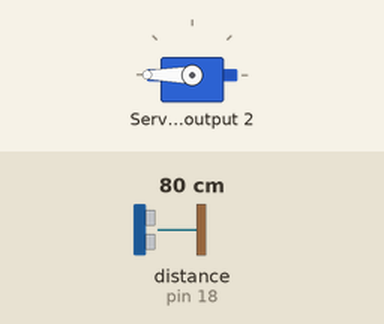
This program was run on a simulated Raspberry Pi (header pin numbers). Shown: servo. The inputs (shaded band) are chosen by the test bench; at power-on: distance to the obstacle (sensor on pin 18) 80 cm. The echo pulse lasts 58.3 µs per cm; servo angles are drawn from the pulse width (0.5 ms = 0°, 2.5 ms = 180°); the clock reads 2024-03-15 10:24:30 at power-on unless the program sets it; what the program prints to the terminal is not drawn. At 2.0 s the program stops and its outputs stay as they are.

Above: at 1.5 s.
At 2.0 s:
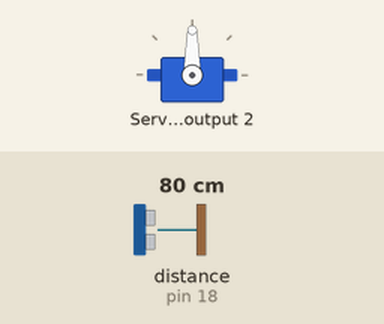
Timing chart, 0 to 3.5 s (numbered marks = the images above):
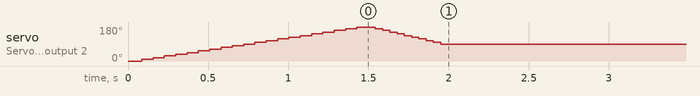

The program:

sweep_radar.py
```python
import RPi.GPIO as GPIO
import time
import os

GPIO.setmode(GPIO.BOARD)

TRIG = 22
ECHO = 18

GPIO.setup(TRIG,GPIO.OUT)
GPIO.setup(ECHO,GPIO.IN)

GPIO.output(TRIG, False)

#os.system("echo 2=50% > /dev/servoblaster")

for angle in range(0, 105, 5):
  os.system("echo 2=" + str(angle) + "% > /dev/servoblaster")
  time.sleep(0.05)

  GPIO.output(TRIG, True)
  time.sleep(0.00001)
  GPIO.output(TRIG, False)

  while GPIO.input(ECHO)==0:
    pulse_start = time.time()

  while GPIO.input(ECHO)==1:
    pulse_end = time.time()

  if 'pulse_end' in locals():
    pulse_duration = pulse_end - pulse_start

    distance = pulse_duration * 17150

    distance = round(distance, 2)
  else :
    distance = 0

  print str(angle) + ' ' + str(distance)

for angle in range(100, 45, -5):
  os.system("echo 2=" + str(angle) + "% > /dev/servoblaster")
  time.sleep(0.03)

GPIO.cleanup()
```
